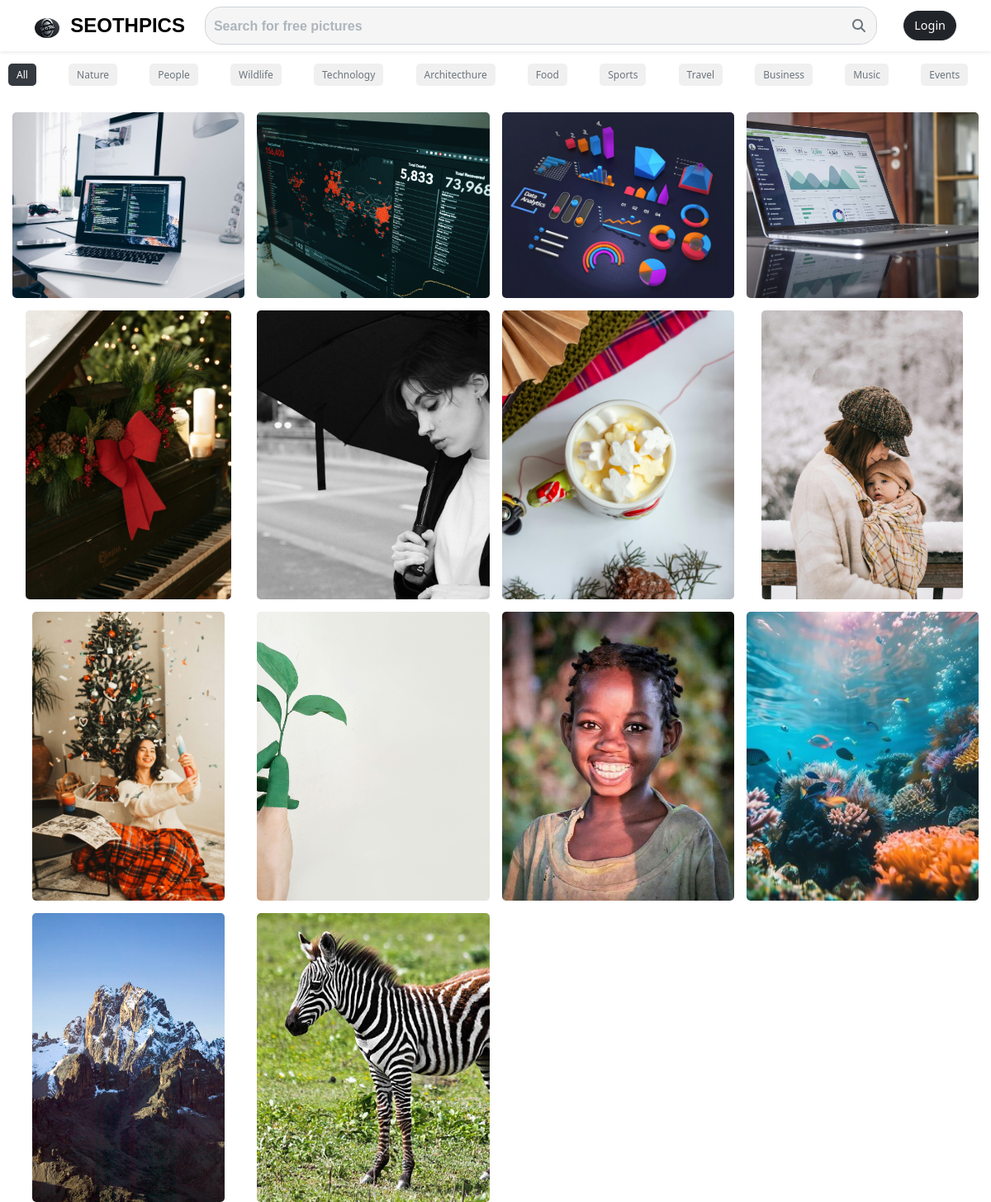
The page / on the database its author committed.
### gallery/models.py (models this page shows, shortened)
class Category(models.Model):
    name = models.CharField(max_length=100)  # Name of the category (e.g., Nature, Architecture)
    description = models.TextField(blank=True, null=True)  # Optional description for the category

class Image(models.Model):
    name = models.CharField(max_length=255)  # The name of the image
    description = models.TextField()  # A description of the image
    category = models.ForeignKey(Category, on_delete=models.CASCADE)
    image_file = models.ImageField(upload_to='images/')  # The actual image file
    created_at = models.DateTimeField(auto_now_add=True)  # Timestamp when the image was uploaded

### gallery/views.py (the view)
# urls.py: path('',views.gallery,name='gallery'),
def gallery(request):
    images=Image.objects.all().order_by('-created_at')
    categories=Category.objects.all()
    return render(request, 'index.html',{
        "images":images,
        "categories":categories
        })

### gallery/templates/index.html (shortened to what this page needs)
{% load static %}
<!DOCTYPE html>
<html lang="en">
<head>
    <link href="https://cdn.jsdelivr.net/npm/bootstrap@5.3.0-alpha1/dist/css/bootstrap.min.css" rel="stylesheet">
    <link rel="stylesheet" href="{% static 'css/main.css' %}">
    <link href="https://cdnjs.cloudflare.com/ajax/libs/font-awesome/6.3.0/css/all.min.css" rel="stylesheet">
</head>
<body>
    <header>
        <nav class="navbar navbar-expand-lg navbar-white bg-white shadow-sm sticky-top">
            <div class="container">
                <a class="navbar-brand me-4" href="#">
                    <img src="{% static 'images/samstral.jpg' %}" alt="Logo" width="30" height="24" class="me-2">
                    <span class="brand-text">SEOTHPICS</span>
                </a>
                <div class="collapse navbar-collapse" id="navbarNav">
                    <form class="d-flex mx-lg-auto my-3 my-lg-0 w-100 position-relative search_form" method="post">
                        <input class="form-control search-input me-2" type="search" name="search" placeholder="Search for free pictures" aria-label="Search">
                        <button class="btn btn-outline-dark position-absolute" type="submit" style="right: 10px; top: 50%; transform: translateY(-50%);">
                            <i class="fas fa-search"></i>
                        </button>
                    </form>
                   <ul class="navbar-nav ms-lg-4">
                    {% if user.is_authenticated %}
                        <li class="nav-item">
                            <span class="navbar-text">{{ user.username }}</span>
                        </li>
                        <li class="nav-item">
                            <a class="btn btn-dark" href="{% url 'logout' %}">Logout</a>
                        </li>
                    {% else %}
                        <li class="nav-item">
                            <a class="btn btn-dark" href="{% url 'login' %}">Login</a>
                        </li>
                    {% endif %}
                </ul>
                </div>
            </div>
        </nav>
    </header>
    <div class="category-nav">
        <ul>
            <li><a href="#" class="category-link" data-category="all" id="all-category">All</a></li>
            {% for category in categories %}
                <li><a href="#" class="category-link" data-category="{{ category.name }}">{{ category.name }}</a></li>
            {% endfor %}
        </ul>
    </div>
    <div class="gallery-container" id="image-gallery">
        {% for image in images %}
        <div class="gallery-item">
            <img src="{{ image.image_file.url }}" alt="{{ image.name }}" loading="lazy" class="img-fluid">
        </div>
        {% endfor %}
    </div>
</body>
</html>

### static/css/main.css (style rules this page uses)
a { text-decoration: none; }
.navbar-brand img { border-radius: 50%; }
.brand-text { font-family: 'Poppins', sans-serif; font-weight: bold; font-size: 1.5rem; color: #000; }
.search-input { background-color: #f5f5f5; color: #6c757d; border: 1px solid #ced4da; border-radius: 20px; padding: 10px 20px 10px 10px; }
.search-input::placeholder { color: #adb5bd; font-family: 'Poppins', sans-serif; font-weight: 600; }
.btn-dark { font-size: 0.9rem; padding: 6px 12px; border-radius: 20px; }
.navbar { box-shadow: 0 2px 4px rgba(0, 0, 0, 0.1); }
.navbar-brand { margin-right: 1rem; }
.ms-lg-4 { margin-left: 1.5rem !important; }
form .position-absolute { background-color: transparent; border: none; color: #6c757d; font-size: 16px; cursor: pointer; }
.category-nav { background-color: #ffffff; padding: 10px 0; overflow-x: auto; white-space: nowrap; }
.category-nav ul { list-style: none; margin: 0; padding: 0; }
.category-nav li { display: inline-block; margin-right: 15px; padding: 5px 10px; }
.category-nav li a { text-decoration: none; color: #6c757d; font-size: 12px; font-weight: normal; background-color: #f0f0f0; border-radius: 5px; padding: 5px 10px; }
.category-nav ul li a.active { background-color: #343a40; color: white; }
.gallery-container { display: grid; grid-template-columns: repeat(auto-fill, minmax(200px, 1fr)); gap: 15px; margin-top: 20px; margin-left: 15px; margin-right: 15px; }
.gallery-item { position: relative; overflow: hidden; border-radius: 5px; background-color: #f5efef; max-width: 100%; margin: 0 auto; }
.gallery-item img { width: 100%; height: 100%; object-fit: cover; border-radius: 2px; min-width: 100%; max-height: 350px; }
@media (min-width: 768px) { .gallery-container { grid-template-columns: repeat(4, 1fr); } }

### gallery/templates/index.html (style rules this page uses)
.category-nav ul li a.active { background-color: #343a40; color: white; }

### rows shown on the page
Category: name "Nature"
Category: name "People"
Category: name "Wildlife"
Category: name "Technology"
Category: name "Architecthure"
Category: name "Food"
Category: name "Sports"
Category: name "Travel"
Category: name "Business"
Category: name "Music"
Category: name "Events"
Image: image_file (picture)
Image: image_file (picture)
Image: image_file (picture)
Image: image_file (picture)
Image: image_file (picture)
Image: image_file (picture)
Image: image_file (picture)
Image: image_file (picture)
Image: image_file (picture)
Image: image_file (picture)
Image: image_file (picture)
Image: image_file (picture)
Image: image_file (picture)
Image: image_file (picture)
